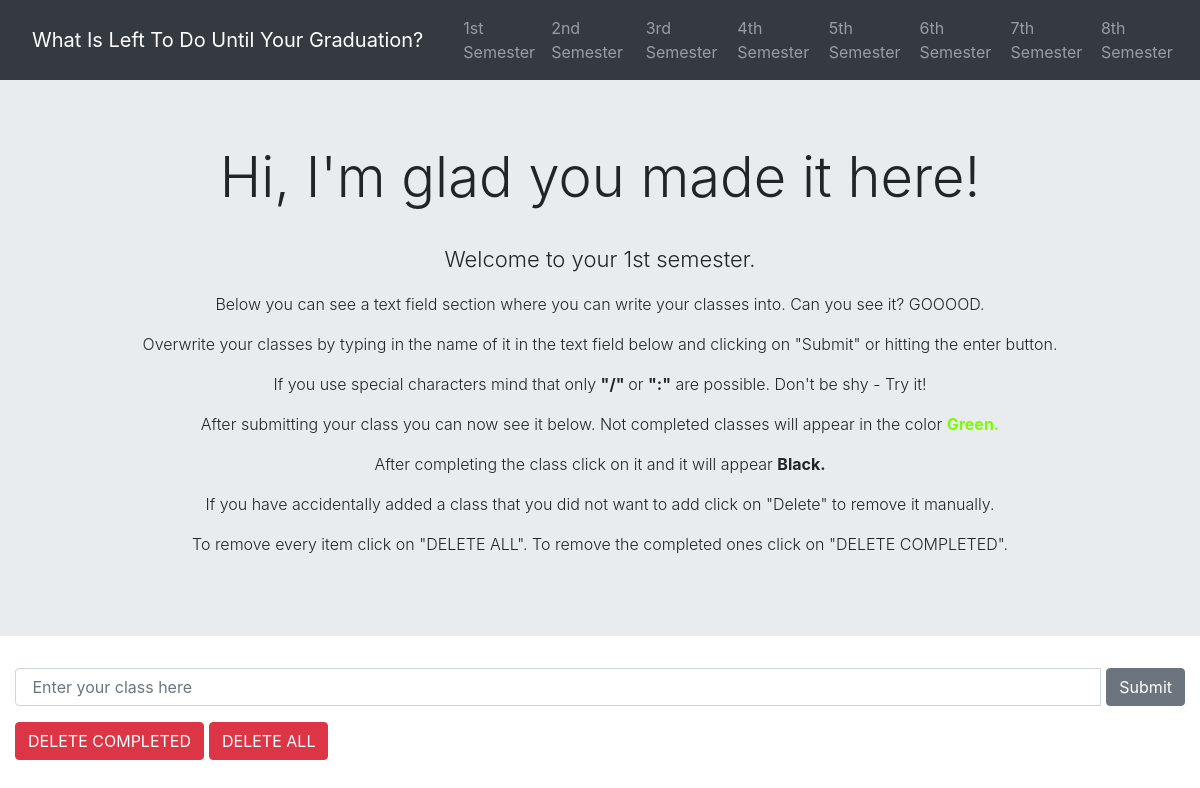
Before: /first_semester.html with the older database file.
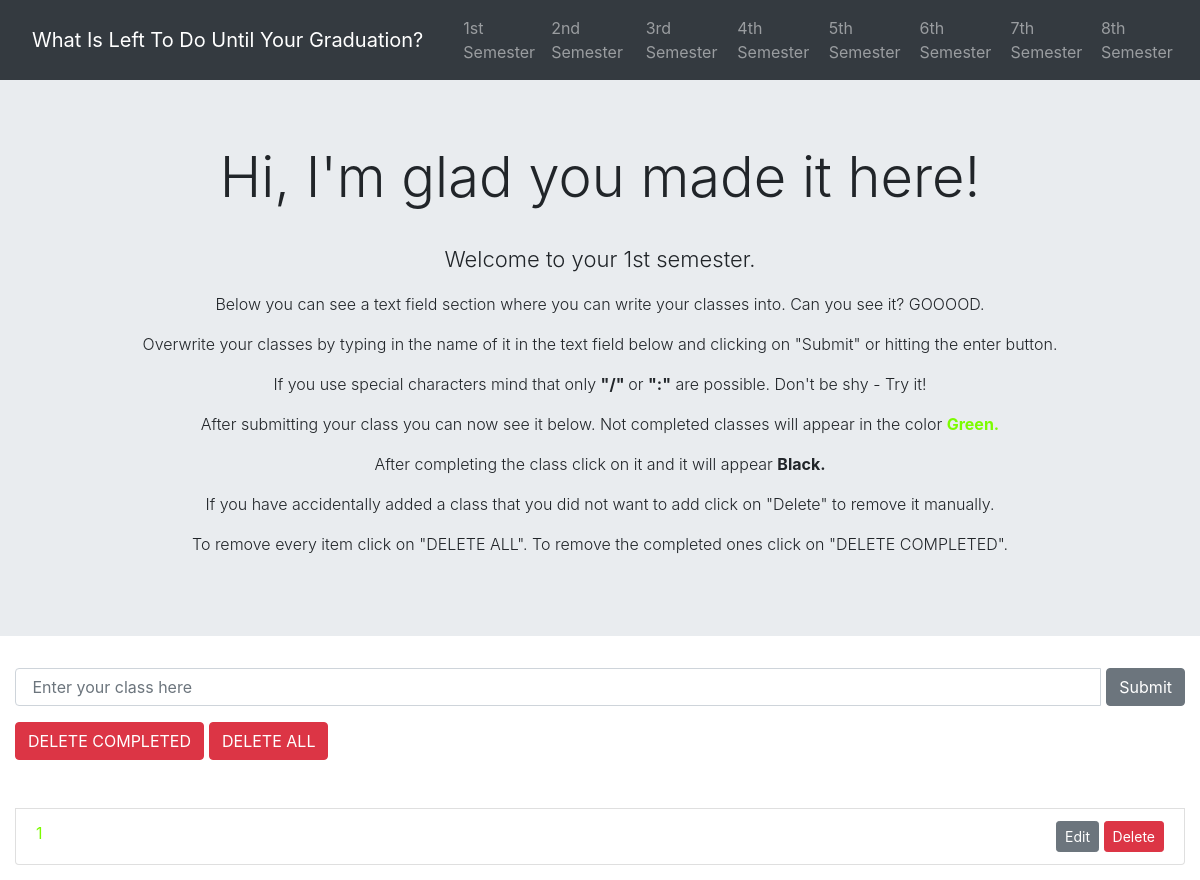
After: the same page with the newer database file.
### todo/models.py (models this page shows, shortened)
class Todo(models.Model):
    text = models.CharField(max_length=40)
    complete = models.BooleanField(default=False)
    semester = models.IntegerField(default=1)

### todo/views.py (the view)
# urls.py: path('first_semester.html', views.first, name='first'),
def first(request):
    todo_list = Todo.objects.filter(semester=1) and Todo.objects.order_by('id')
    form = TodoForm()
    context = {'todo_list': todo_list, 'form': form}
    return render(request, 'todo/first_semester.html', context)

### todo/forms.py
class TodoForm(forms.Form):
    text = forms.CharField(max_length=40,
                           widget=forms.TextInput(
                               attrs={'class': 'form-control', 'placeholder': ' Enter your class here',
                                      'autocomplete': 'off', 'pattern': '[A-Za-z1-3:/ ]+'})
                           )

### todo/templates/todo/first_semester.html (shortened to what this page needs)
<head>
    <link rel="stylesheet" href="https://stackpath.bootstrapcdn.com/bootstrap/4.5.0/css/bootstrap.min.css"
>
</head>
<body>
<nav class="navbar navbar-expand-lg navbar-dark bg-dark">
    <div class="collapse navbar-collapse" id="navbarTogglerDemo01">
        <a class="navbar-brand nav-link" href="./">What Is Left To Do Until Your Graduation?</a>
        <ul class="navbar-nav mr-auto mt-2 mt-lg-0">
            <li class="nav-item">
                <a class="nav-link" href="first_semester.html">1st Semester</a>
            </li>
            <li class="nav-item">
                <a class="nav-link" href="second_semester.html">2nd Semester</a>
            </li>
            <li class="nav-item">
                <a class="nav-link" href="3">3rd Semester</a>
            </li>
            <li class="nav-item">
                <a class="nav-link" href="4">4th Semester</a>
            </li>
            <li class="nav-item">
                <a class="nav-link" href="5">5th Semester</a>
            </li>
            <li class="nav-item">
                <a class="nav-link" href="6">6th Semester</a>
            </li>
            <li class="nav-item">
                <a class="nav-link" href="7">7th Semester</a>
            </li>
            <li class="nav-item">
                <a class="nav-link" href="8">8th Semester</a>
            </li>
        </ul>
    </div>
</nav>
<div class="jumbotron jumbotron-fluid">
    <div class="container" style="text-align: center;">
        <h1 class="display-4">Hi, I'm glad you made it here!</h1>
        <br>
        <p class="lead" style="font-size: 22px">Welcome to your 1st semester.</p>
        <p class="lead" style="font-size: 16px">Below you can see a text field section where you can write your classes
            into. Can you see it? GOOOOD.</p>
        <p class="lead" style="font-size: 16px">Overwrite your classes by typing in the name of it in the text field
            below and clicking on "Submit" or hitting the enter button. </p>
        <p class="lead" style="font-size: 16px"> If you use special characters mind that only
            <span style="font-weight: bold"> "/" </span> or <span style="font-weight: bold">":"</span> are
            possible.
            Don't be shy - Try it!</p>
        <p class="lead" style="font-size: 16px">After submitting your class you can now see it below. Not completed
            classes will appear in the color <span style="color:lawngreen;font-weight: bold"> Green.</span></p>
        <p class="lead" style="font-size: 16px">After completing the class click on it and it will appear <span
                style="font-weight: bold">Black.</span></p>
        <p class="lead" style="font-size: 16px">If you have accidentally added a class that you did not want to add
            click on
            "Delete" to remove it manually. </p>
        <p class="lead" style="font-size:16px "> To remove every item click on "DELETE ALL". To remove the completed
            ones click on "DELETE COMPLETED".</p>
    </div>
</div>
<div class="container-fluid">
    <div class="row mt-4">
        <div class="col-lg-12 col-lg-offset-4">
            <form action="{% url 'add' %}" method="POST" class="form-group">{% csrf_token %}
                <div class="form-group">
                    <div class="input-group">
                        {{ form.text }}
                        <button type="submit" class="btn btn-secondary"
                                style="margin-left: 5px;">Submit
                        </button>
                    </div>
                </div>
            </form>
            <div class="row">
                <div class="col col-lg-12">
                    <div class="btn-toolbar">
                        <div class="btn-group ">
                            <a href="{% url 'deletecomplete' %}">
                                <button type="button" class="btn btn-danger" style="margin-right: 5px">
                                     DELETE COMPLETED
                                </button>
                            </a>
                        </div>
                        <div class="btn-group">
                            <a href="{% url 'deleteall' %}">
                                <button type="button" class="btn btn-danger">
                                     DELETE ALL
                                </button>
                            </a>
                        </div>
                    </div>
                </div>
            </div>
            <div class="row mt-5">
                <div class="col">
                    <ul class="list-group" style="margin-bottom: 15px">
                        {% for todo in todo_list %}
                        {% if todo.complete %}
                        <li class="list-group-item todo-completed">{{ todo.text }}
                            <div class="float-right">
                                <a href="{% url 'edit' todo.id %}">
                                    <button type="button" class="btn btn-secondary btn-sm">Edit
                                    </button>
                                </a>
                                <a href="{% url 'delete' todo.id %}">
                                    <button type="submit" class="btn btn-danger btn-sm">Delete
                                    </button>
                                </a>
                            </div>
                        </li>
                        {% else %}
                        <a style="color: lawngreen; text-decoration: none " href="{% url 'complete' todo.id %}">
                            <li class="list-group-item">{{ todo.text }}
                                <div class="float-right">
                                    <a href="{% url 'edit' todo.pk %}">
                                        <button type="button"
                                                class="btn btn-secondary btn-sm">Edit
                                        </button>
                                    </a>
                                    <a href="{% url 'delete' todo.id %}">
                                        <button type="submit" class="btn btn-danger btn-sm ">Delete
                                        </button>
                                    </a>
                                </div>
                            </li>
                        </a>
                        {% endif %}
                        {% endfor %}
                    </ul>
                </div>
            </div>
        </div>
    </div>
</div>
</body>

Changed rows visible on the page:
added Todo: text "1"
